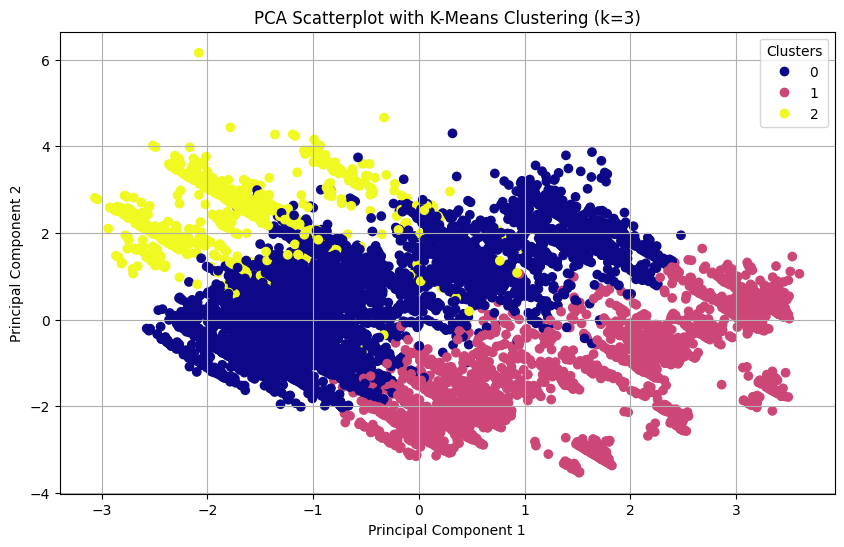

The script that drew this image:
import pandas as pd
import numpy as np
from sklearn.preprocessing import StandardScaler
from sklearn.decomposition import PCA
from sklearn.cluster import KMeans
import matplotlib.pyplot as plt

# Load the data
data = pd.read_csv('accounts.csv')
df = data.iloc[:, :8]
df = df.drop_duplicates().dropna()

# Convert categorical to numerical
data_dummies = pd.get_dummies(df, drop_first=True)

scaler = StandardScaler()

# Apply PCA to reduce the data to 2 components
pca = PCA(n_components=2).fit_transform(scaler.fit_transform(data_dummies))

# Perform K-Means clustering
clusters = KMeans(n_clusters=3, random_state=42).fit_predict(scaler.fit_transform(data_dummies))

# Plot a scatterplot
plt.figure(figsize=(10, 6))
scatter = plt.scatter(pca[:, 0], pca[:, 1], c=clusters, cmap='plasma')
plt.title('PCA Scatterplot with K-Means Clustering (k=3)')
plt.legend(*scatter.legend_elements(), title='Clusters')
plt.xlabel('Principal Component 1')
plt.ylabel('Principal Component 2')
plt.grid(True)
plt.show()
